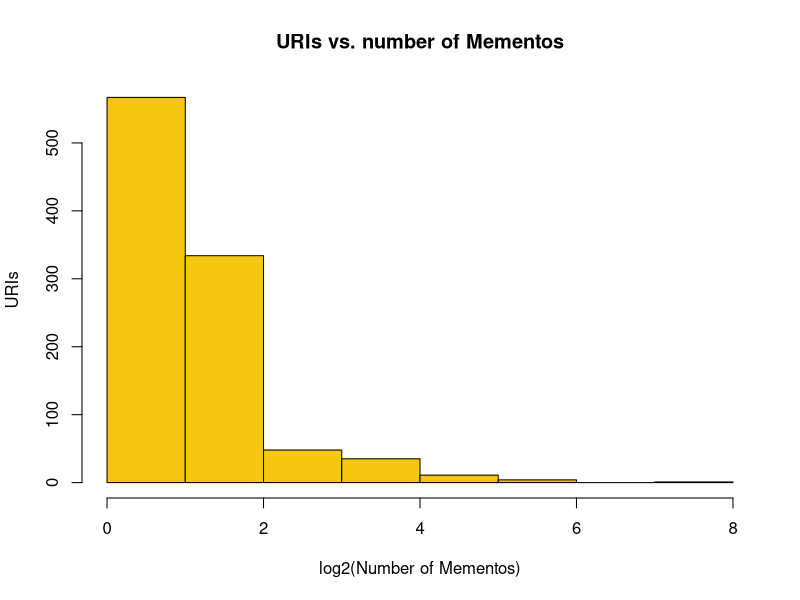

Generate this figure with R:
data=read.csv("data_hist.csv", header=T, sep='\t')
hist(log(data[,"mementos"]+1,base=2), right=FALSE, col=7, main="URIs vs. number of Mementos", xlab="log2(Number of Mementos)", ylab="URIs")
